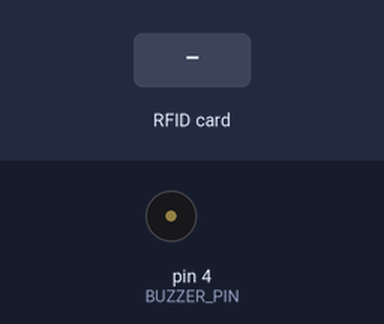
The sketch below on a simulated Arduino Uno, built with avr-gcc and run on an emulated ATmega328P. On the bench: buzzer (waves = sounding). The test bench sets the inputs (shaded band). What the sketch prints to the serial monitor is not drawn.

Above: at 1.2 s.
1.3 s: RFID card 5E 7A 19 C4 held to the reader
Timing chart, 0 to 4.3 s (numbered marks = the images above; inputs shaded):
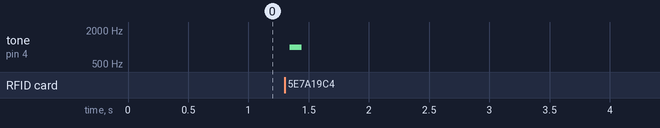

The sketch:

ecomind_indicator.ino
```cpp
/*
 * EcoMind AI — RFID Scanner Firmware (Unidirectional Architecture)
 *
 * Responsibility:
 * 1. Detect RFID tag on MFRC522 reader.
 * 2. Read and normalize UID (e.g. A1B2C3D4).
 * 3. Apply 2.5s scan debounce.
 * 4. Transmit PRODUCT:<UID>\n over HC-05 Bluetooth to Flutter Mobile App.
 *
 * Hardware Pin Connections:
 * MFRC522 RFID:
 *   SDA/SS  -> D10
 *   SCK     -> D13
 *   MOSI    -> D11
 *   MISO    -> D12
 *   RST     -> D9
 *   3.3V    -> 3.3V power (DO NOT use 5V)
 *
 * HC-05 Bluetooth (SoftwareSerial):
 *   HC-05 TX -> Arduino D2 (RX)
 *   HC-05 RX -> Arduino D8 (TX via 1kΩ/2kΩ resistor divider)
 *   Buzzer    -> D4 (Scan Audio Confirmation)
 */

#include <SPI.h>
#include <MFRC522.h>
#include <SoftwareSerial.h>

#define SS_PIN 10
#define RST_PIN 9
MFRC522 mfrc522(SS_PIN, RST_PIN);

// SoftwareSerial HC-05: D2=RX, D8=TX
SoftwareSerial btSerial(2, 8);

#define BUZZER_PIN 4

// Scan Debounce Cooldown
String lastScannedUid = "";
unsigned long lastScanTime = 0;
const unsigned long DEBOUNCE_MS = 2500;

void setup() {
  Serial.begin(9600);
  btSerial.begin(9600);
  SPI.begin();
  mfrc522.PCD_Init();

  pinMode(BUZZER_PIN, OUTPUT);

  Serial.println(F("EcoMind AI RFID Reader — System Initialized"));
  btSerial.println(F("ECOMIND_READY"));
}

void loop() {
  // Physical MFRC522 RFID Tag Detection
  if (mfrc522.PICC_IsNewCardPresent() && mfrc522.PICC_ReadCardSerial()) {
    String uidStr = getUidString(mfrc522.uid.uidByte, mfrc522.uid.size);
    unsigned long now = millis();

    // Check duplicate scan debounce
    if (uidStr != lastScannedUid || (now - lastScanTime) > DEBOUNCE_MS) {
      lastScannedUid = uidStr;
      lastScanTime = now;

      // Broadcast UID over Bluetooth to Mobile App
      String msg = "PRODUCT:" + uidStr;
      btSerial.println(msg);
      Serial.println("Broadcasting: " + msg);

      // Audio confirmation tone on successful scan
      tone(BUZZER_PIN, 1000, 100);
    }
    mfrc522.PICC_HaltA();
    mfrc522.PCD_StopCrypto1();
  }
}

String getUidString(byte *buffer, byte bufferSize) {
  String uid = "";
  for (byte i = 0; i < bufferSize; i++) {
    if (buffer[i] < 0x10) uid += "0";
    uid += String(buffer[i], HEX);
  }
  uid.toUpperCase();
  return uid;
}
```

Measured:
- after the input at 1.3 s, tone on pin 4 (BUZZER_PIN): silent → 1000 Hz at once, → silent 0.10 s later
